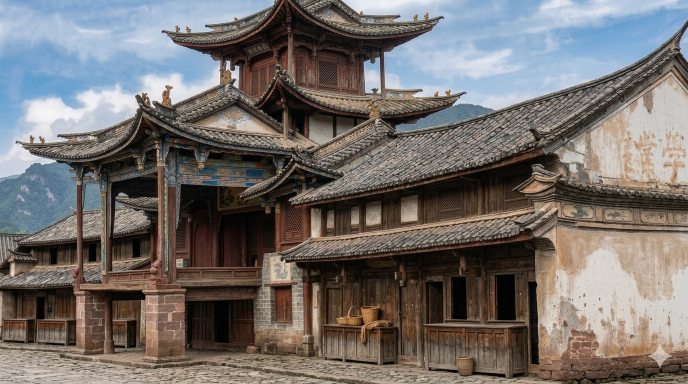
#> input picture traveltarget/pic/source/img_001.jpg, 1376 x 768 px (shown at 1/2 size); its folder holds only this picture in this run
$ python resize_images.py
#> lines starting #> are read from the running program, lines starting #| are printed output that depends on the picture
from PIL import Image
import os

BASE_DIR = os.path.join(os.path.dirname(__file__), "..", "traveltarget")
SRC_DIR = os.path.join(BASE_DIR, "pic", "source")
OUT_DIR = os.path.join(BASE_DIR, "pic", "thumbnail")
TARGET_W, TARGET_H = 800, 450
MAX_KB = 200
QUALITY_START = 85
QUALITY_MIN = 40
QUALITY_STEP = 5

os.makedirs(OUT_DIR, exist_ok=True)

for name in sorted(os.listdir(SRC_DIR)):
    if not name.lower().endswith((".jpg", ".jpeg")):
        continue
    src_path = os.path.join(SRC_DIR, name)
    out_path = os.path.join(OUT_DIR, name)

    img = Image.open(src_path)
#> img is the input picture: PIL image 1376x768 RGBA; mean R, G, B, A 115.7, 110.6, 108.1, 255
    if img.mode == "RGBA":
        img = img.convert("RGB")
#> img: PIL image 1376x768 RGB
    img.thumbnail((TARGET_W, TARGET_H), Image.LANCZOS)
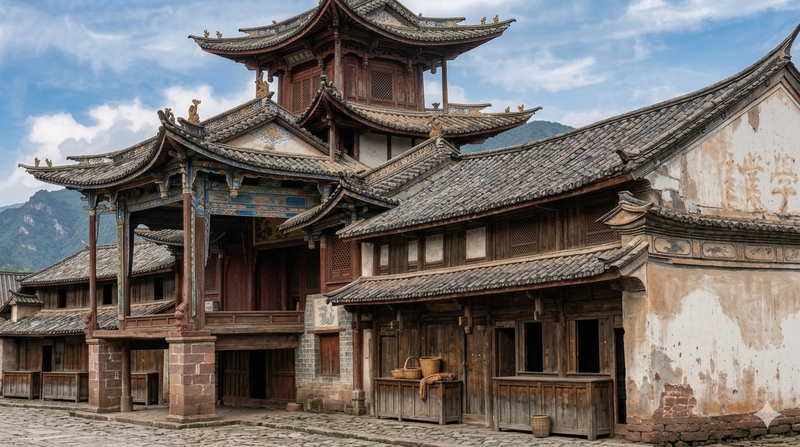
#> img: PIL image 800x447 RGB; mean R, G, B 115.7, 110.6, 108.1

    quality = QUALITY_START
    img.save(out_path, "JPEG", quality=quality, optimize=True)

    while os.path.getsize(out_path) > MAX_KB * 1024 and quality > QUALITY_MIN:
        quality -= QUALITY_STEP
        img.save(out_path, "JPEG", quality=quality, optimize=True)
#> after the loop, quality = 85

    size_kb = os.path.getsize(out_path) / 1024
#> size_kb = 103.6
    print(f"  {name}: {img.size[0]}x{img.size[1]}, q={quality}, {size_kb:.0f}KB")
#|   img_001.jpg: 800x447, q=85, 104KB

print(f"\nDone -> {OUT_DIR}/")

$ run again, on traveltarget/pic/source/img_005.jpg
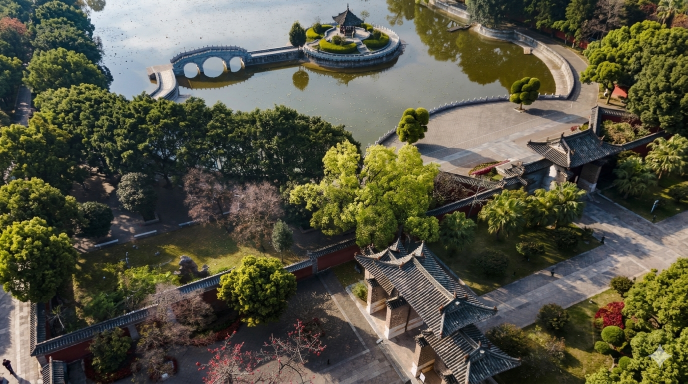
#> input picture traveltarget/pic/source/img_005.jpg, 1376 x 768 px (shown at 1/2 size)
#> img is the input picture: PIL image 1376x768 RGBA; mean R, G, B, A 86.3, 85.2, 68.4, 255
#> `img.thumbnail((TARGET_W, TARGET_H), Image.LANCZOS)`:
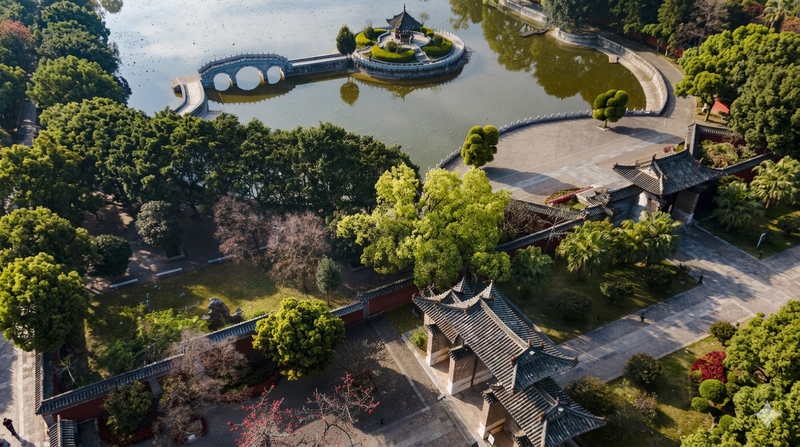
#> img: PIL image 800x447 RGB; mean R, G, B 86.3, 85.2, 68.4
#> after the loop `while os.path.getsize(out_path) > MAX_KB * 1024 and quality > QUALITY_..`: quality = 85
#> size_kb = 121.9
#|   img_005.jpg: 800x447, q=85, 122KB

$ run again, on traveltarget/pic/source/img_006.jpg
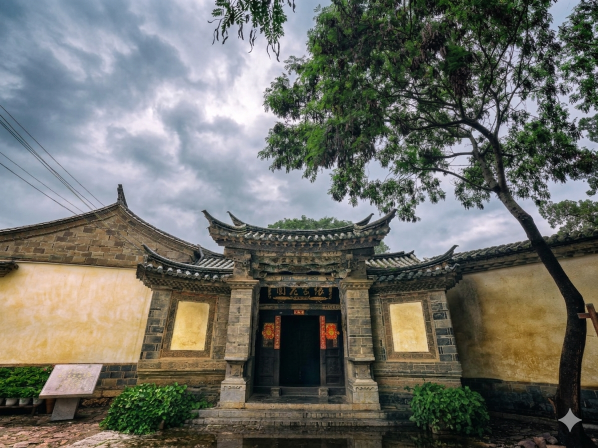
#> input picture traveltarget/pic/source/img_006.jpg, 1196 x 896 px (shown at 1/2 size)
#> img is the input picture: PIL image 1196x896 RGBA; mean R, G, B, A 109.7, 110.3, 103.6, 255
#> `img.thumbnail((TARGET_W, TARGET_H), Image.LANCZOS)`:
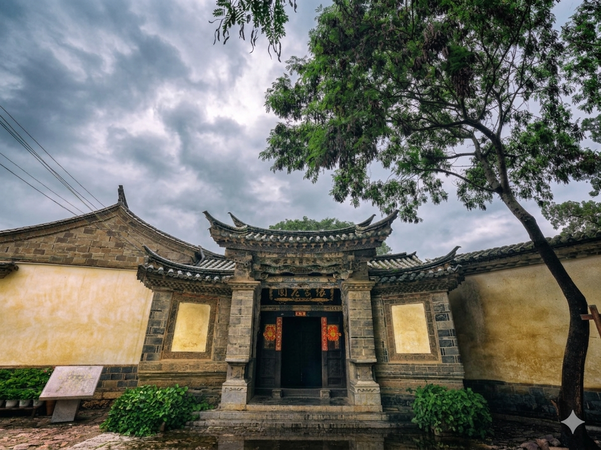
#> img: PIL image 601x450 RGB; mean R, G, B 109.7, 110.3, 103.6
#> after the loop `while os.path.getsize(out_path) > MAX_KB * 1024 and quality > QUALITY_..`: quality = 85
#> size_kb = 81.79
#|   img_006.jpg: 601x450, q=85, 82KB

$ run again, on traveltarget/pic/source/img_007.jpg
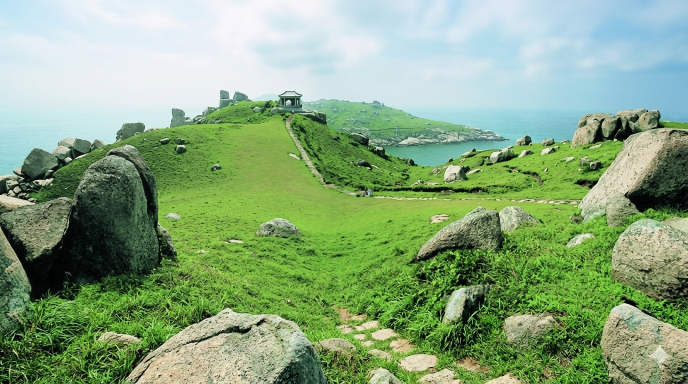
#> input picture traveltarget/pic/source/img_007.jpg, 1376 x 768 px (shown at 1/2 size)
#> img is the input picture: PIL image 1376x768 RGBA; mean R, G, B, A 137.2, 167.2, 127.1, 255
#> `img.thumbnail((TARGET_W, TARGET_H), Image.LANCZOS)`:
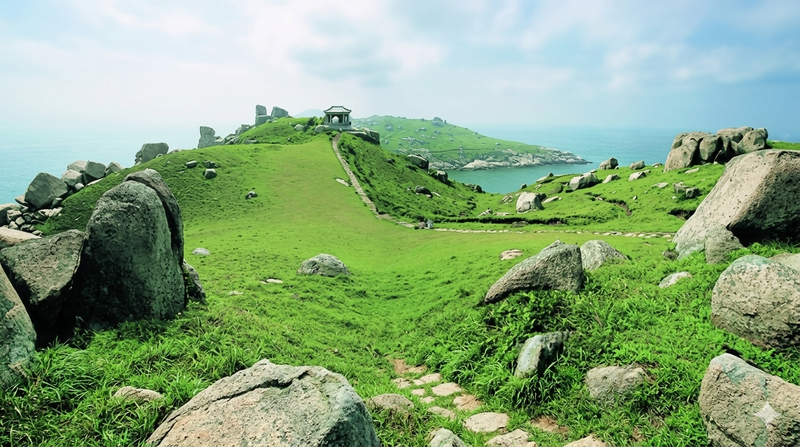
#> img: PIL image 800x447 RGB; mean R, G, B 137.2, 167.2, 127.2
#> after the loop `while os.path.getsize(out_path) > MAX_KB * 1024 and quality > QUALITY_..`: quality = 85
#> size_kb = 110.5
#|   img_007.jpg: 800x447, q=85, 111KB
